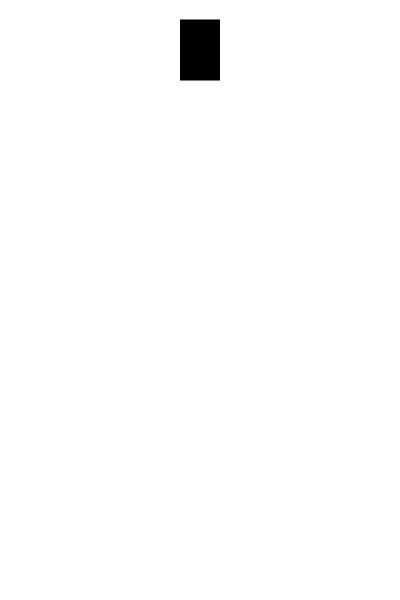
Frame 1 (no input)
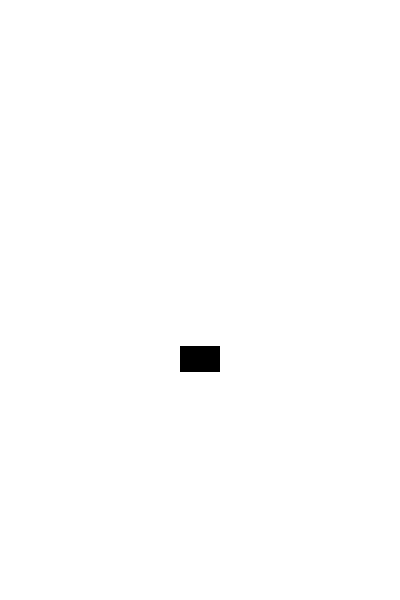
Frame 60 (the mouse pressed at the canvas centre just before this capture)
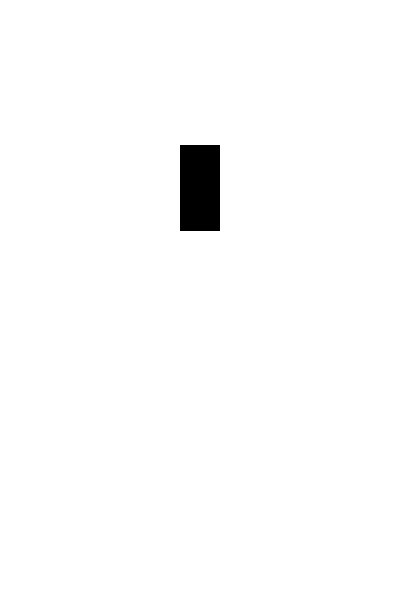
Frame 120 (the mouse held since frame 60 and released just before this capture)

The Processing sketch that drew these frames (run headless with seeded random() and noise(); from frame 60 on, the mouse is pressed at the canvas centre):

// Processing sketch: motion_19_squash_stretch
// ── motion_19_squash_stretch.pde
float speed = 0;
float w = 40;
float h = 60;
float y = 50;
float gravity = 0.5;
float squash, stretch, stretchd;

void setup() {
  size(400, 600);
  background(255);
  rectMode(CENTER);
  noStroke();
  squash = 0;
  stretch = 0;
  stretchd = 0;
}

void draw() {
  background(255);
  fill(0);
  y = y + speed;
  speed = speed + gravity;
  if (y > height - 100) {
    squash = squash + 30;
    stretch = stretch + 20;
    rect(width/2, y, w + squash, h - stretch);
  } else {
    stretchd = stretchd + 1;
    rect(width/2, y, w, h + stretchd);
  }  
  if (y > height) {
    speed = speed * -1;
    squash = squash * -1;
    stretch = stretch * -1;
    stretchd = stretchd * -1;
  }
  if (y < 50) {
    y = 50;
  }
}
